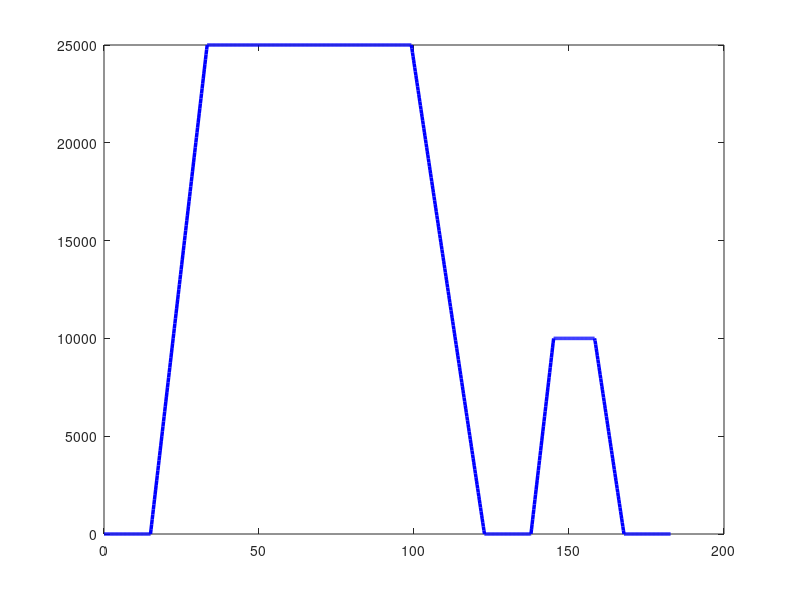

Reproduce this figure in MATLAB. (Note: this script raises an error after producing the figure.)
% ==========================================
% 1. PARAMETERS & INPUTS
% ==========================================
startup_time = 15.0;      % min (Taxi & Takeoff)
cruise_alt   = 25000.0;   % ft
res_alt      = 10000.0;   % ft (for go around)
total_range_ft = 400.0 * 6076.12; % ft

% Reserves Parameter
reserve_time = 30.0;      % min (30 minute reserve flight profile)

% Airspeed
v_climb_kts  = 155.0; % knots
v_cruise_kts = 250.0; % knots
v_desc_kts   = 200.0; % knots
v_loiter_kts = 135.0; % knots

v_climb_ftmin  = v_climb_kts * 101.269; % ft/min
v_cruise_ftmin = v_cruise_kts * 101.269; % ft/min
v_desc_ftmin   = v_desc_kts * 101.269; % ft/min
v_loiter_ftmin = v_loiter_kts * 101.269; % ft/min

% Angles
climb_angle_rad = 5.0 * (pi / 180.0); % 5 deg climb
desc_angle_rad  = 3.0 * (pi / 180.0); % 3 deg descent

% ==========================================
% 2. MAIN MISSION PROFILE CALCULATIONS
% ==========================================
% Climb Segment
climb_rate = v_climb_ftmin * sin(climb_angle_rad);  % ft/min
climb_time = cruise_alt / climb_rate;               % min
climb_dist_ft = climb_time * v_climb_ftmin * cos(climb_angle_rad); % ft

% Descent Segment
desc_rate = v_desc_ftmin * sin(desc_angle_rad);     % ft/min
desc_time = cruise_alt / desc_rate;                % min
desc_dist_ft = desc_time * v_desc_ftmin * cos(desc_angle_rad); % ft

% Cruise Segment (Main Mission Range Balance)
cruise_dist_ft = total_range_ft - climb_dist_ft - desc_dist_ft; % ft
cruise_time = cruise_dist_ft / v_cruise_ftmin;     % min

main_loiter_time = 15.0; % min (Approach / Pattern)

% ==========================================
% 3. REALISTIC IFR RESERVE PROFILE
% ==========================================
% Phase A: Missed Approach Climb to 10,000 ft
res_climb_time = res_alt / climb_rate;
res_climb_dist_ft = res_climb_time * v_climb_ftmin * cos(climb_angle_rad);

% Phase C: Reserve Descent to Alternate Airport
res_desc_time = res_alt / desc_rate;
res_desc_dist_ft = res_desc_time * v_desc_ftmin * cos(desc_angle_rad);

% Phase B: Diversion Cruise Time (Remaining time from the input reserve_time)
res_alt_cruise_time = reserve_time - res_climb_time - res_desc_time; % min
res_alt_cruise_dist_ft = res_alt_cruise_time * v_loiter_ftmin; % ft

% Unit Conversions to Nautical Miles
r_climb     = climb_dist_ft / 6076.12;
r_cruise    = cruise_dist_ft / 6076.12;
r_desc      = desc_dist_ft / 6076.12;
r_res_climb = res_climb_dist_ft / 6076.12;
r_res_alt   = res_alt_cruise_dist_ft / 6076.12;
r_res_desc  = res_desc_dist_ft / 6076.12;

% ==========================================
% 4. PLOTTING TIME & ALTITUDE VECTOR
% ==========================================
durations = [0, startup_time, climb_time, cruise_time, desc_time, ...
             main_loiter_time, res_climb_time, res_alt_cruise_time, res_desc_time, startup_time];

milestones = cumsum(durations);
altitudes  = [0, 0, cruise_alt, cruise_alt, 0, 0, res_alt, res_alt, 0, 0];

t_total = milestones(end);
t_vec = linspace(0, t_total, 1000);
alt_vec = interp1(milestones, altitudes, t_vec, 'linear');

% Plot Generation
figure('Color', 'w', 'Position', [100, 100, 1000, 500]);
plot(t_vec, alt_vec, 'b-', 'LineWidth', 2.5, 'DisplayName', 'Flight Profile');
hold on;

% Vertical segment boundary lines
for i = 2:length(milestones)-1
    xline(milestones(i), ':', 'Color', [0.5 0.5 0.5 0.5], 'HandleVisibility', 'off');
end

% Annotation labels: {Name, Y-position, Distance string}
labels = {'Startup', 'Climb', 'Cruise', 'Descent and Loiter', 'Attempt to Land', ...
          sprintf('Reserve\nClimb'), sprintf('Diversion\nCruise'), sprintf('Reserve\nDescent'), 'Landing'};

y_positions = [1200, 14000, 26000, 14000, 1200, 5000, 11200, 5000, 1200];

dist_strings = {'0 nmi', sprintf('%.1f nmi', r_climb), sprintf('%.1f nmi', r_cruise), ...
                sprintf('%.1f nmi', r_desc), '0 nmi', sprintf('%.1f nmi', r_res_climb), ...
                sprintf('%.1f nmi', r_res_alt), sprintf('%.1f nmi', r_res_desc), '0 nmi'};

for i = 1:length(labels)
    t_mid = (milestones(i) + milestones(i+1)) / 2;
    text(t_mid, y_positions(i), sprintf('%s\n(%s)', labels{i}, dist_strings{i}), ...
        'HorizontalAlignment', 'center', 'VerticalAlignment', 'middle', ...
        'FontSize', 8.5, 'FontWeight', 'bold', ...
        'BackgroundColor', 'w', 'EdgeColor', [0 0 0.5], 'Margin', 3);
end

title('FAR 23 Mission Profile with 30-Minute Reserve Flight Time', 'FontSize', 12, 'FontWeight', 'bold');
xlabel('Time (minutes)', 'FontSize', 11);
ylabel('Altitude (feet)', 'FontSize', 11);
ylim([-1000, 29000]);
xlim([0, t_total + 2]);
grid on;
ax = gca;
ax.GridLineStyle = ':';
ax.GridAlpha = 0.6;
